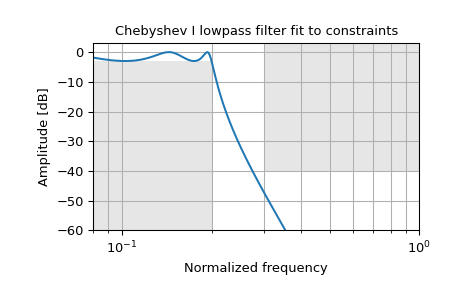

Reproduce this figure in Python.
# Design a digital lowpass filter such that the passband is within 3 dB up
# to 0.2*(fs/2), while rejecting at least -40 dB above 0.3*(fs/2). Plot its
# frequency response, showing the passband and stopband constraints in gray.

from scipy import signal
import matplotlib.pyplot as plt

N, Wn = signal.cheb1ord(0.2, 0.3, 3, 40)
b, a = signal.cheby1(N, 3, Wn, 'low')
w, h = signal.freqz(b, a)
plt.semilogx(w / np.pi, 20 * np.log10(abs(h)))
plt.title('Chebyshev I lowpass filter fit to constraints')
plt.xlabel('Normalized frequency')
plt.ylabel('Amplitude [dB]')
plt.grid(which='both', axis='both')
plt.fill([.01, 0.2, 0.2, .01], [-3, -3, -99, -99], '0.9', lw=0) # stop
plt.fill([0.3, 0.3,   2,   2], [ 9, -40, -40,  9], '0.9', lw=0) # pass
plt.axis([0.08, 1, -60, 3])
plt.show()
